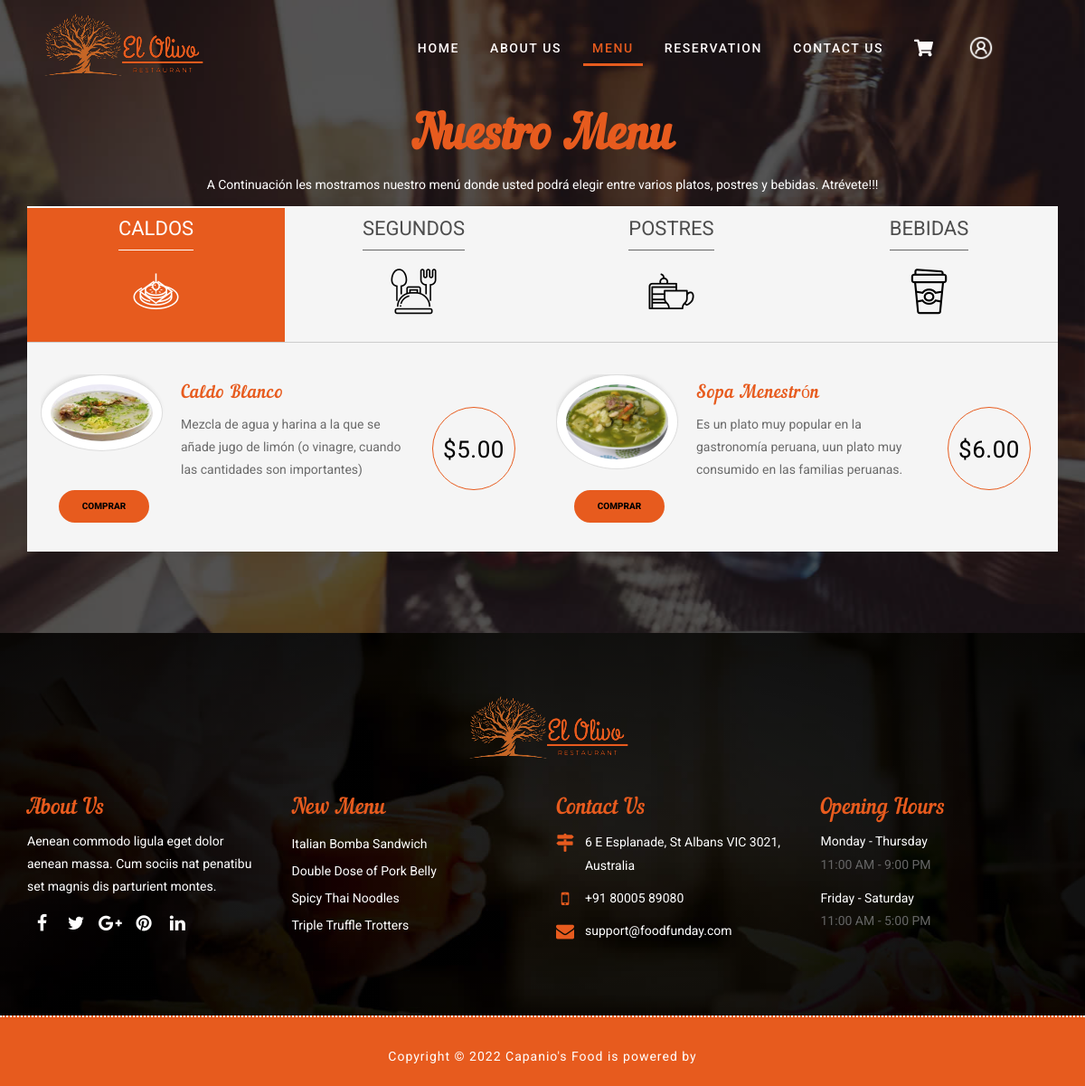
The app's page /menu/ with its own data.
### store/models.py (models this page shows, shortened)
class Producto(models.Model):
    id_producto = models.AutoField(primary_key=True)
    nombre = models.CharField(max_length=50)
    categoria = models.ForeignKey(Categoria, null=False, blank=False, on_delete=models.CASCADE)
    precio = models.DecimalField(max_digits=7, decimal_places=2)
    descripcion = models.CharField(max_length=200)
    digital = models.BooleanField(default=False, null=True, blank=False)
    imagen = models.ImageField(null=True, blank=True)
    @property
    def imagenURL(self):
        try:
            url = self.imagen.url
        except:
            url = ' '
        return url

### store/views.py (the view)
# urls.py: path('menu/', views.menu, name='menu'),
def menu(request):
	data=cartData(request)
	carritoItems=data['carritoItems']
	productos_segundos = Producto.objects.filter(categoria="001")
	productos_caldos = Producto.objects.filter(categoria="004")
	productos_postres = Producto.objects.filter(categoria="003")
	productos_bebidas = Producto.objects.filter(categoria="002")
	context = {'productos':productos_segundos, 'productos2':productos_caldos, 'productos3':productos_postres, 'productos4':productos_bebidas,'carritoItems':carritoItems}
	return render(request, 'menu.html', context)

### store/utils.py (called while the page is built, shortened)
def cookieCart(request):
    try:
        cart = json.loads(request.COOKIES['cart'])
    except:
        cart = {}
    print('Cart:', cart)
    articulos = []
    pedido = {'get_carrito_total':0, 'get_carrito_articulos':0, 'shipping':False}
    carritoItems = pedido['get_carrito_articulos']
    return {'carritoItems': carritoItems, 'pedido': pedido, 'articulos':articulos}

def cartData(request):
    if request.user.is_authenticated:
        cliente = request.user.cliente
        pedido, created = Pedido.objects.get_or_create(cliente=cliente, estado=False )
        articulos = pedido.detallepedido_set.all()
        carritoItems = pedido.get_carrito_articulos
    else:
        cookieData = cookieCart(request)
        carritoItems = cookieData['carritoItems']
        pedido = cookieData['pedido']
        articulos = cookieData['articulos']
    return{'carritoItems': carritoItems, 'pedido': pedido, 'articulos':articulos}

### store/templates/menu.html (shortened to what this page needs)
{% load static %}
<!DOCTYPE html>
<html lang="en">
<head>
    <link rel="stylesheet" href="https://cdnjs.cloudflare.com/ajax/libs/font-awesome/5.15.4/css/all.min.css">
    <link rel="stylesheet" href='{% static "css/bootstrap.min.css" %}'>
    <link rel="stylesheet" href='{% static "css/style_menu4.css" %}'>
    <link rel="stylesheet" href='{% static "css/responsive.css" %}'>
    <link rel="stylesheet" href='{% static "js/app.js" %}'>
    <link id="changeable-colors" rel="stylesheet" href='{% static "css/colors/orange.css" %} ' />
    <link rel="stylesheet" type="text/css" href="{% static 'css/principal.css' %}? {% now 'U' %}">
</head>
<body>
    <div id="site-header">
        <header id="header" class="header-block-top">
            <div class="container">
                <div class="row">
                    <div class="main-menu">
                        <nav class="navbar navbar-default" id="mainNav">
                            <div class="navbar-header">
                                <div class="logo">
                                    <a class="navbar-brand js-scroll-trigger logo-header" href="#">
                                        <img src="{% static 'images/RESTAURANT_LOGO_INDEX.png'%}" alt="">
                                    </a>
                                </div>
                            </div>
                            <div id="navbar" class="navbar-collapse collapse">
                                <ul class="nav navbar-nav navbar-right">
                                    <li><a href="{% url 'Index' %}">Home</a></li>
                                    <li><a href="{% url 'about_us' %}">About us</a></li>
                                    <li class="active"><a href="{% url 'menu' %}">Menu</a></li>
                                    <li><a href="{% url 'reservation'%}">Reservation</a></li>
                                    <li><a href="{% url 'contact_us' %}">Contact us</a></li>
                                    <li><a href="{% url 'carrito' %}"><div class="fas fa-shopping-cart fa-lg" id="cart-btn"></div></a></li>
                                    <li><a href="{% url 'login' %}"><img  id="user-icon" src="{% static 'images/male_user.png' %}"></a></li>
                                    <li><a href="{% url 'perfil' %}"><span id="nav" class="nav">{{request.user}}</span></a></li>
                                    <li><a href="{% url 'logout' %}"><span id="logout"> Logout</a> </span></li>
                                    <br>
                                </ul>
                            </div>
                        </nav>
                    </div>
                </div>
            </div>
        </header>
    </div>
    <div id="menu" class="menu-main pad-top-100 pad-bottom-100">
        <div class="container">
            <div class="row">
                <div class="col-lg-12 col-md-12 col-sm-12 col-xs-12">
                    <div class="wow fadeIn" data-wow-duration="1s" data-wow-delay="0.1s">
                        <h2 class="block-title text-center">
						Nuestro Menu
					</h2>
                        <p class="title-caption text-center">A Continuación les mostramos nuestro menú donde usted podrá elegir entre varios platos, postres y bebidas. Atrévete!!!
                        </p>
                    </div>
                    <div class="tab-menu">
                        <div class="slider slider-nav">
                            <div class="tab-title-menu">
                                <h2>CALDOS</h2>
                                <p> <i class="flaticon-canape"></i> </p>
                            </div>
                            <div class="tab-title-menu">
                                <h2>SEGUNDOS</h2>
                                <p> <i class="flaticon-dinner"></i> </p>
                            </div>
                            <div class="tab-title-menu">
                                <h2>POSTRES</h2>
                                <p> <i class="flaticon-desert"></i> </p>
                            </div>
                            <div class="tab-title-menu">
                                <h2>BEBIDAS</h2>
                                <p> <i class="flaticon-coffee"></i> </p>
                            </div>
                        </div>
                        <div class="slider slider-single">
                            <div>
                                {% for producto in productos2 %}
                                <div class="col-lg-6 col-md-6 col-sm-12 col-xs-12 ">
                                    <div class="offer-item">
                                        <img class="thumbnail" alt="" src="{{producto.imagenURL}}">
                                        <div>
                                            <h3>{{producto.nombre}}</h3>
                                            <p>
                                                {{producto.descripcion}}
                                            </p>
                                        </div>
                                        <span class="offer-price">${{producto.precio|floatformat:2}}</span>
                                        <div class="book-btn">
                                            <a href="" data-producto="{{producto.id_producto}}"  data-action="add"  class="table-btn hvr-underline-from-center add-btn update-cart add-btn update-cart">Comprar</a>
                                        </div>
                                    </div>
                                </div>
                                {% endfor %}
                            </div>
                            </div>
                        </div>
                    </div>
                </div>
            </div>
        </div>
      <div class="footer-box pad-top-70">
        <div class="container">
            <div class="row">
                <div class="footer-in-main">
                    <div class="footer-logo">
                        <div class="text-center">
                            <img src="{% static 'images/RESTAURANT_LOGO_INDEX.png'%}" alt="" />
                        </div>
                    </div>
                    <div class="col-lg-3 col-md-3 col-sm-6 col-xs-12">
                        <div class="footer-box-a">
                            <h3>About Us</h3>
                            <p>Aenean commodo ligula eget dolor aenean massa. Cum sociis nat penatibu set magnis dis parturient montes.</p>
                            <ul class="socials-box footer-socials pull-left">
                                <li>
                                    <a href="#">
                                        <div class="social-circle-border"><i class="fa  fa-facebook"></i></div>
                                    </a>
                                </li>
                                <li>
                                    <a href="#">
                                        <div class="social-circle-border"><i class="fa fa-twitter"></i></div>
                                    </a>
                                </li>
                                <li>
                                    <a href="#">
                                        <div class="social-circle-border"><i class="fa fa-google-plus"></i></div>
                                    </a>
                                </li>
                                <li>
                                    <a href="#">
                                        <div class="social-circle-border"><i class="fa fa-pinterest"></i></div>
                                    </a>
                                </li>
                                <li>
                                    <a href="#">
                                        <div class="social-circle-border"><i class="fa fa-linkedin"></i></div>
                                    </a>
                                </li>
                            </ul>
                        </div>
                    </div>
                    <div class="col-lg-3 col-md-3 col-sm-6 col-xs-12">
                        <div class="footer-box-b">
                            <h3>New Menu</h3>
                            <ul>
                                <li><a href="#">Italian Bomba Sandwich</a></li>
                                <li><a href="#">Double Dose of Pork Belly</a></li>
                                <li><a href="#">Spicy Thai Noodles</a></li>
                                <li><a href="#">Triple Truffle Trotters</a></li>
                            </ul>
                        </div>
                    </div>
                    <div class="col-lg-3 col-md-3 col-sm-6 col-xs-12">
                        <div class="footer-box-c">
                            <h3>Contact Us</h3>
                            <p>
                                <i class="fa fa-map-signs" aria-hidden="true"></i>
                                <span>6 E Esplanade, St Albans VIC 3021, Australia</span>
                            </p>
                            <p>
                                <i class="fa fa-mobile" aria-hidden="true"></i>
                                <span>
                                +91 80005 89080
                            </span>
                            </p>
                            <p>
                                <i class="fa fa-envelope" aria-hidden="true"></i>
                                <span><a href="#">support@foodfunday.com</a></span>
                            </p>
                        </div>
                    </div>
                    <div class="col-lg-3 col-md-3 col-sm-6 col-xs-12">
                        <div class="footer-box-d">
                            <h3>Opening Hours</h3>
                            <ul>
                                <li>
                                    <p>Monday - Thursday </p>
                                    <span> 11:00 AM - 9:00 PM</span>
                                </li>
                                <li>
                                    <p>Friday - Saturday </p>
                                    <span>  11:00 AM - 5:00 PM</span>
                                </li>
                            </ul>
                        </div>
                    </div>
                </div>
            </div>
        </div>
        <div id="copyright" class="copyright-main">
            <div class="container">
                <div class="row">
                    <div class="col-lg-12 col-md-12 col-sm-12 col-xs-12">
                        <h6 class="copy-title"> Copyright &copy; 2022 Capanio's Food is powered by <a href="#" target="_blank"></a> </h6>
                    </div>
                </div>
            </div>
        </div>
    </div>
</body>
</html>

### static/css/responsive.css (style rules this page uses)
@media (max-width: 1240px) { .main-menu nav li a { margin: 0 7px; } }

### static/css/colors/orange.css (style rules this page uses)
.main-menu .navbar-default .navbar-nav .active a { color: #e75b1e; }
.main-menu nav li a::after { background: #e75b1e; }
.book-btn a { background: #e75b1e; border: 3px solid #e75b1e; }
.hvr-underline-from-center::before { background:#f04900; }
.block-title { color: #e75b1e; }
.offer-item div h3 { color: #e75b1e; }
.tab-menu .is-active { background: #e75b1e; }
.offer-item .offer-price { border: 1px solid #e75b1e; }
.footer-box-a h3 { color: #e75b1e; }
.footer-box-b h3 { color: #e75b1e; }
.footer-box-c h3 { color: #e75b1e; }
.footer-box-d h3 { color: #e75b1e; }
.footer-box-c p i { color: #e75b1e; }
.copyright-main { background: #e75b1e; }

### static/css/principal.css (style rules this page uses)
body { background-color: hsl(0, 0%, 98%); }
h1,h2,h3,h4,h5,h6 { color:hsl(0, 0%, 30%); }
.thumbnail { width: 100%; -webkit-box-shadow: -1px -3px 5px -2px rgba(214,214,214,1); -moz-box-shadow: -1px -3px 5px -2px rgba(214,214,214,1); box-shadow: -1px -3px 5px -2px rgba(214,214,214,1); }
#user-icon { display: inline-block; }
.nav { display: inline-block; margin-left: 10px; font-size: 18px; color: white; }
.col-lg-4, .col-lg-6, .col-lg-8, .col-lg-12 { margin-top: 10px; }

### records on screen
Producto: imagenURL (picture), nombre "Caldo Blanco", descripcion "Mezcla de agua y harina a la que se añade jugo de limón (o vinagre, cuando las cantidades son importantes)", precio "5.00"
Producto: imagenURL (picture), nombre "Sopa Menestrón", descripcion "Es un plato muy popular en la gastronomía peruana, uun plato muy consumido en las familias peruanas.", precio "6.00"
